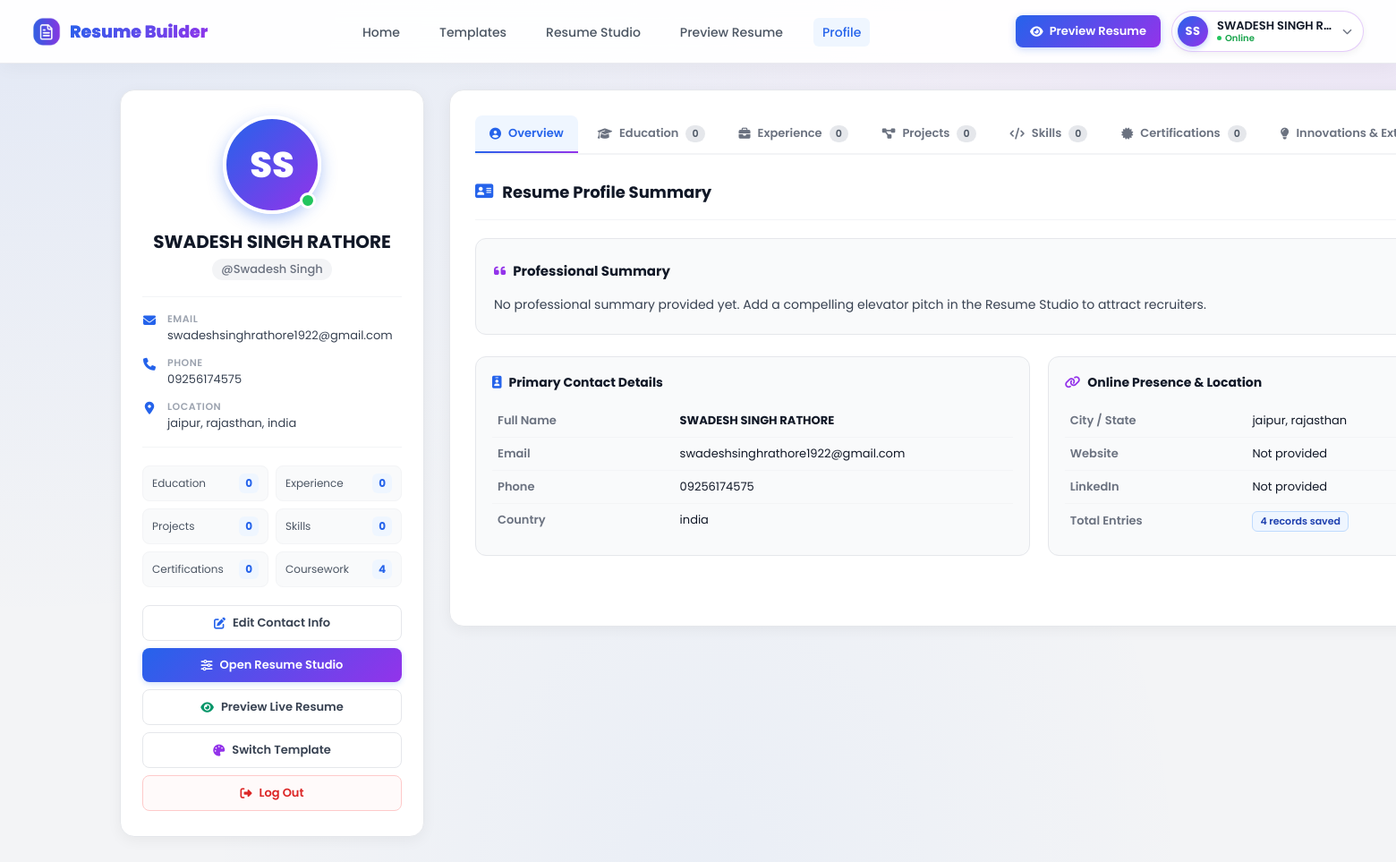
The page /profile (signed in) on the database as committed earlier.
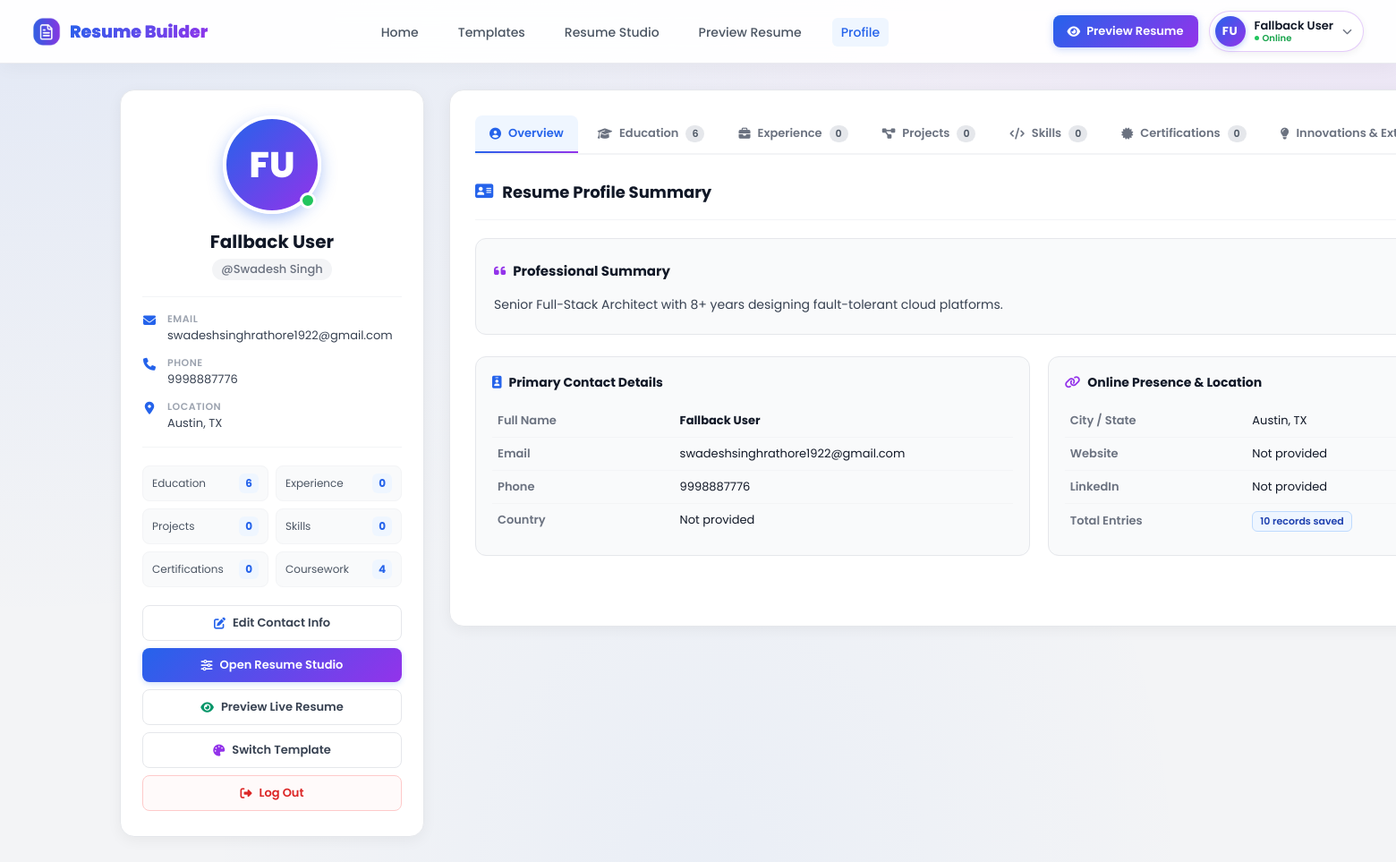
The same page on the database as committed later.
### tables this page shows
CREATE TABLE contacts (
            id INTEGER PRIMARY KEY AUTOINCREMENT,
            user_id INTEGER NOT NULL,
            fullname TEXT NOT NULL,
            email TEXT NOT NULL,
            phone TEXT NOT NULL,
            p_web TEXT NOT NULL,
            l_web TEXT NOT NULL,
            Country TEXT NOT NULL,
            State TEXT NOT NULL,
            City TEXT NOT NULL
        );

CREATE TABLE users (
            user_id INTEGER PRIMARY KEY AUTOINCREMENT,
            name TEXT NOT NULL,
            email TEXT UNIQUE NOT NULL,
            username TEXT UNIQUE NOT NULL,
            password TEXT NOT NULL
        , template TEXT DEFAULT 'classic');

CREATE TABLE summary (
            summary_id INTEGER PRIMARY KEY AUTOINCREMENT,
            user_id INTEGER NOT NULL,
            summary_text TEXT NOT NULL,
            FOREIGN KEY (user_id) REFERENCES users(user_id) ON DELETE CASCADE
        );

### app.py (the view)
@app.route("/profile")
@login_required
def profile():
    user_id = session.get("user_id")
    user, contacts, education, summary, experience, projects, skills, certifications, innovations, coursework = get_user_by_id(user_id)
    stats = {
        'education': len(education) if education else 0,
        'experience': len(experience) if experience else 0,
        'projects': len(projects) if projects else 0,
        'skills': len(skills) if skills else 0,
        'certifications': len(certifications) if certifications else 0,
        'innovations': len(innovations) if innovations else 0,
        'coursework': len(coursework) if coursework else 0
    }
    stats['total'] = sum(stats.values())
    return render_template(
        "profile.html",
        user=user,
        contacts=contacts,
        education=education,
        summary=summary,
        experience=experience,
        projects=projects,
        skills=skills,
        certifications=certifications,
        innovations=innovations,
        coursework=coursework,
        stats=stats
    )

### app.py (called while the page is built)
def login_required(f):
    @wraps(f)
    def decorated_function(*args, **kwargs):
        if session.get('user_id') is None and not session.get('is_admin'):
            return redirect(url_for('login'))
        return f(*args, **kwargs)
    return decorated_function

### templates/profile.html (shortened to what this page needs)
<!DOCTYPE html>
<html lang="en">
<head>
    <link rel="stylesheet" href="https://cdnjs.cloudflare.com/ajax/libs/font-awesome/6.7.2/css/all.min.css">
    <link rel="stylesheet" type="text/css" href="/static/profile.css">
</head>
<body>
    <div class="navbar">
        <div class="logo">
            <img src="../static/Images/logo (2).png" alt="Logo">
            <a href="/">Resume Builder</a>
        </div>
        <ul>
            <li><a href="/">Home</a></li>
            <li><a href="/tempage">Templates</a></li>
            <li><a href="/homepage">Resume Studio</a></li>
            <li><a href="/previewForm">Preview Resume</a></li>
            <li><a href="/profile" class="active">Profile</a></li>
        </ul>
        <div class="nav-right-cluster">
            <a href="/previewForm" class="btn btn-primary">
                <i class="fa-solid fa-eye"></i> Preview Resume
            </a>
            <div class="user-menu-pill" title="Account Menu">
                <div class="user-pill-btn">
                    <div class="user-avatar-badge">
                        {{ current_user.initials if current_user else 'U' }}
                    </div>
                    <div class="user-pill-info">
                        <span class="user-pill-name">{{ current_user.name if current_user else (user['name'] if user else 'Candidate') }}</span>
                        <span class="user-pill-tag">Online</span>
                    </div>
                    <i class="fa-solid fa-chevron-down user-pill-caret"></i>
                </div>
            </div>
        </div>
    </div>
    <div class="profile-page-container">
        <div class="profile-main-grid">
            <div class="profile-card-left">
                <div class="profile-avatar-wrapper">
                    <div class="profile-avatar-large">
                        {{ current_user.initials if current_user else (user['name'][:2].upper() if user and user['name'] else 'U') }}
                    </div>
                    <div class="profile-avatar-badge-status" title="Status: Online"></div>
                </div>
                <h2 class="profile-user-name">{{ contacts['fullname'] if contacts and contacts['fullname'] else (user['name'] if user else 'Candidate') }}</h2>
                <span class="profile-user-username">@{{ user['username'] if user else 'user' }}</span>
                <div class="profile-details-list">
                    <div class="detail-item">
                        <i class="fa-solid fa-envelope"></i>
                        <div class="detail-item-content">
                            <strong>Email</strong>
                            <span>{{ user['email'] if user else (contacts['email'] if contacts else 'Not added') }}</span>
                        </div>
                    </div>
                    <div class="detail-item">
                        <i class="fa-solid fa-phone"></i>
                        <div class="detail-item-content">
                            <strong>Phone</strong>
                            <span>{{ contacts['phone'] if (contacts and contacts['phone']) else 'Not added' }}</span>
                        </div>
                    </div>
                    <div class="detail-item">
                        <i class="fa-solid fa-location-dot"></i>
                        <div class="detail-item-content">
                            <strong>Location</strong>
                            <span>
                                {% if contacts and (contacts['City'] or contacts['State'] or contacts['Country']) %}
                                    {{ contacts['City'] }}{% if contacts['State'] %}, {{ contacts['State'] }}{% endif %}{% if contacts['Country'] %}, {{ contacts['Country'] }}{% endif %}
                                {% else %}
                                    Not specified
                                {% endif %}
                            </span>
                        </div>
                    </div>
                </div>
                <div class="profile-stats-grid">
                    <div class="stat-pill">
                        <span>Education</span>
                        <strong>{{ stats.education if stats else (education|length) }}</strong>
                    </div>
                    <div class="stat-pill">
                        <span>Experience</span>
                        <strong>{{ stats.experience if stats else (experience|length) }}</strong>
                    </div>
                    <div class="stat-pill">
                        <span>Projects</span>
                        <strong>{{ stats.projects if stats else (projects|length) }}</strong>
                    </div>
                    <div class="stat-pill">
                        <span>Skills</span>
                        <strong>{{ stats.skills if stats else (skills|length) }}</strong>
                    </div>
                    <div class="stat-pill">
                        <span>Certifications</span>
                        <strong>{{ stats.certifications if stats else (certifications|length) }}</strong>
                    </div>
                    <div class="stat-pill">
                        <span>Coursework</span>
                        <strong>{{ stats.coursework if stats else (coursework|length) }}</strong>
                    </div>
                </div>
                <div class="profile-actions-stack">
                    {% if contacts and contacts['id'] %}
                    <a href="/edit_contact/{{ contacts['id'] }}" class="btn-card-action">
                        <i class="fa-solid fa-pen-to-square" style="color: #2563eb;"></i> Edit Contact Info
                    </a>
                    {% else %}
                    <a href="/homepage" class="btn-card-action">
                        <i class="fa-solid fa-plus" style="color: #2563eb;"></i> Add Contact Info
                    </a>
                    {% endif %}
                    <a href="/homepage" class="btn-card-action btn-card-primary">
                        <i class="fa-solid fa-sliders"></i> Open Resume Studio
                    </a>
                    <a href="/previewForm" class="btn-card-action">
                        <i class="fa-solid fa-eye" style="color: #059669;"></i> Preview Live Resume
                    </a>
                    <a href="/tempage" class="btn-card-action">
                        <i class="fa-solid fa-palette" style="color: #9333ea;"></i> Switch Template
                    </a>
                    <a href="/logout" class="btn-card-action btn-card-danger">
                        <i class="fa-solid fa-right-from-bracket"></i> Log Out
                    </a>
                </div>
            </div>
            <div class="profile-content-right">
                <div class="tabs-scroll-container">
                    <div class="profile-tabs">
                        <button class="active" onclick="showTab(event, 'tab-overview')">
                            <i class="fa-solid fa-circle-user"></i> Overview
                        </button>
                        <button onclick="showTab(event, 'tab-education')">
                            <i class="fa-solid fa-graduation-cap"></i> Education
                            <span class="tab-badge">{{ stats.education if stats else (education|length) }}</span>
                        </button>
                        <button onclick="showTab(event, 'tab-experience')">
                            <i class="fa-solid fa-briefcase"></i> Experience
                            <span class="tab-badge">{{ stats.experience if stats else (experience|length) }}</span>
                        </button>
                        <button onclick="showTab(event, 'tab-projects')">
                            <i class="fa-solid fa-diagram-project"></i> Projects
                            <span class="tab-badge">{{ stats.projects if stats else (projects|length) }}</span>
                        </button>
                        <button onclick="showTab(event, 'tab-skills')">
                            <i class="fa-solid fa-code"></i> Skills
                            <span class="tab-badge">{{ stats.skills if stats else (skills|length) }}</span>
                        </button>
                        <button onclick="showTab(event, 'tab-certifications')">
                            <i class="fa-solid fa-certificate"></i> Certifications
                            <span class="tab-badge">{{ stats.certifications if stats else (certifications|length) }}</span>
                        </button>
                        <button onclick="showTab(event, 'tab-innovations')">
                            <i class="fa-solid fa-lightbulb"></i> Innovations & Extra
                        </button>
                    </div>
                </div>
                <div id="tab-overview" class="tab-content active">
                    <div class="tab-header-row">
                        <h3><i class="fa-solid fa-address-card" style="color: #2563eb;"></i> Resume Profile Summary</h3>
                    </div>
                    <div class="overview-summary-card">
                        <div class="overview-summary-header">
                            <h4 style="font-size: 15px; font-weight: 700; color: #111827; display: flex; align-items: center; gap: 8px;">
                                <i class="fa-solid fa-quote-left" style="color: #9333ea;"></i> Professional Summary
                            </h4>
                        </div>
                        <p class="overview-summary-text">
                            {{ summary.summary_text if (summary and summary.summary_text) else 'No professional summary provided yet. Add a compelling elevator pitch in the Resume Studio to attract recruiters.' }}
                        </p>
                    </div>
                    <div class="overview-grid-2col">
                        <div class="overview-card-panel">
                            <h4><i class="fa-solid fa-id-badge" style="color: #2563eb;"></i> Primary Contact Details</h4>
                            <table class="overview-info-table">
                                <tr>
                                    <td>Full Name</td>
                                    <td><strong>{{ contacts['fullname'] if contacts and contacts['fullname'] else (user['name'] if user else 'Not provided') }}</strong></td>
                                </tr>
                                <tr>
                                    <td>Email</td>
                                    <td>{{ user['email'] if user else (contacts['email'] if contacts else 'Not provided') }}</td>
                                </tr>
                                <tr>
                                    <td>Phone</td>
                                    <td>{{ contacts['phone'] if (contacts and contacts['phone']) else 'Not provided' }}</td>
                                </tr>
                                <tr>
                                    <td>Country</td>
                                    <td>{{ contacts['Country'] if (contacts and contacts['Country']) else 'Not provided' }}</td>
                                </tr>
                            </table>
                        </div>
                        <div class="overview-card-panel">
                            <h4><i class="fa-solid fa-link" style="color: #9333ea;"></i> Online Presence & Location</h4>
                            <table class="overview-info-table">
                                <tr>
                                    <td>City / State</td>
                                    <td>
                                        {% if contacts and (contacts['City'] or contacts['State']) %}
                                            {{ contacts['City'] }}{% if contacts['State'] %}, {{ contacts['State'] }}{% endif %}
                                        {% else %}
                                            Not provided
                                        {% endif %}
                                    </td>
                                </tr>
                                <tr>
                                    <td>Website</td>
                                    <td>
                                        {% if contacts and contacts['p_web'] %}
                                        <a href="{{ contacts['p_web'] }}" target="_blank" style="color: #2563eb;">{{ contacts['p_web'] }}</a>
                                        {% else %}
                                        Not provided
                                        {% endif %}
                                    </td>
                                </tr>
                                <tr>
                                    <td>LinkedIn</td>
                                    <td>
                                        {% if contacts and contacts['l_web'] %}
                                        <a href="{{ contacts['l_web'] }}" target="_blank" style="color: #2563eb;">{{ contacts['l_web'] }}</a>
                                        {% else %}
                                        Not provided
                                        {% endif %}
                                    </td>
                                </tr>
                                <tr>
                                    <td>Total Entries</td>
                                    <td><span class="meta-pill meta-pill-primary">{{ stats.total if stats else '0' }} records saved</span></td>
                                </tr>
                            </table>
                        </div>
                    </div>
                </div>
            </div>
        </div>
    </div>
</body>
</html>

Rows that differ between the two databases and show on the page:
no longer on this page (row unchanged): contacts: fullname "SWADESH SINGH R…", fullname "SWADESH SINGH RATHORE", phone "09256174575", City "jaipur", State "rajasthan", Country "india"
added contacts: fullname "Fallback User", phone "9998887776", City "Austin", State "TX", Country "Not provided"
added summary: summary_text "Senior Full-Stack Architect with 8+ years designing fault-tolerant cloud platforms."
Other text that changed with them:
{{ current_user.initials if current_user else 'U' }}: "SS" → "FU"
{{ stats.education if stats else (education|length) }}: "0" → "6"
{{ stats.total if stats else '0' }}: "4" → "10"
text no longer shown: "SS , No professional summary provided yet. Add a compelling elevator pitch in the Resume Studio to attract recruiters."
text now shown: "FU"
